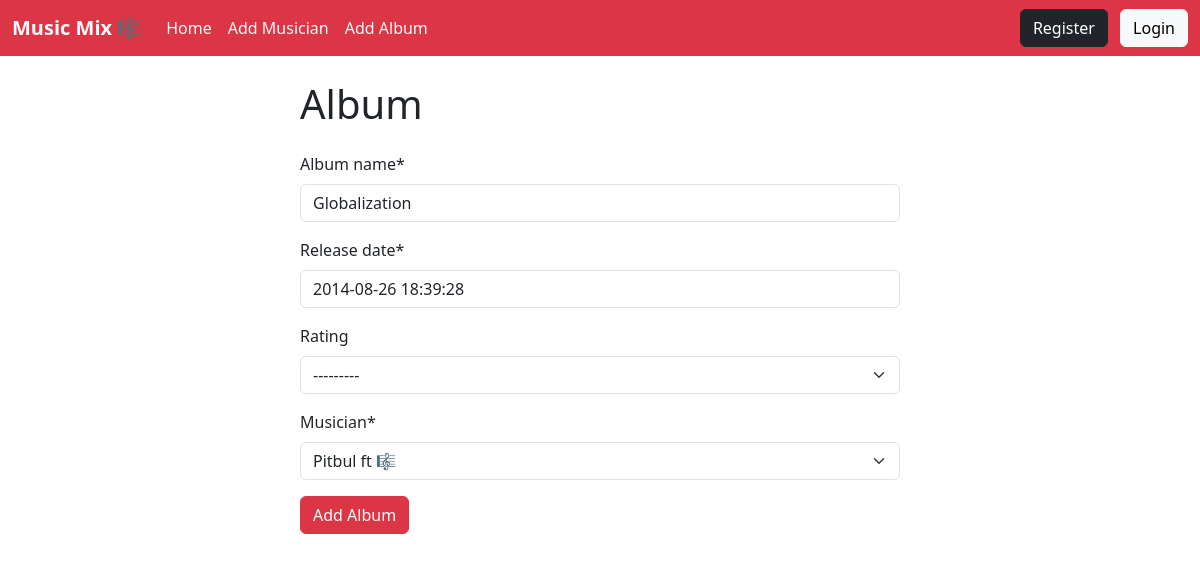
Page /album/edit/2/ on the committed database.
### album/models.py (models this page shows, shortened)
class Album(models.Model):
    RATING = (
        ("1","1"),
        ("2","2"),
        ("3","3"),
        ("4","4"),
        ("5","5"),
    )
    album_name = models.CharField(max_length=100)
    release_date = models.DateTimeField(default=timezone.now)
    rating = models.CharField(choices=RATING, max_length=20, null=True, blank=True)
    musician = models.ForeignKey(Musician, on_delete=models.CASCADE)

### album/views.py (the view)
# urls.py: path('edit/<int:id>/', views.EditAlbumView.as_view(), name="edit_album"),
class EditAlbumView(UpdateView):
  model = models.Album
  form_class = forms.AlbumForm
  template_name = 'add_album.html'
  pk_url_kwarg = 'id'
  success_url = reverse_lazy('home')

### album/forms.py
class AlbumForm(forms.ModelForm):
    class Meta:
        model = Album
        fields = '__all__'

### musician/models.py (called while the page is built)
    def __str__(self):
        return f'{self.first_name} 🎼'

### album/templates/add_album.html (shortened to what this page needs)
{% extends "base.html" %}
{% load crispy_forms_tags  %}
{% block content %}
<form action="" style="width:50%; margin:auto" method="post">
    <h1 class="my-4">Album</h1>
    {{form | crispy}}
    <button class="btn btn-danger">Add Album</button>
</form>
{% endblock %}

### rows in the picture
Album: album_name "Globalization", release_date "2014-08-26 18:39:28", rating "---------", musician "Pitbul ft 🎼"
